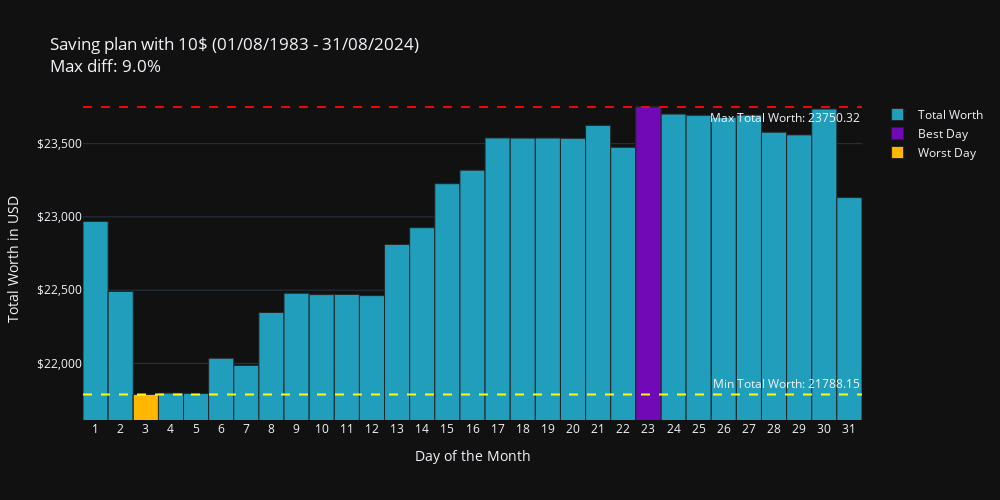
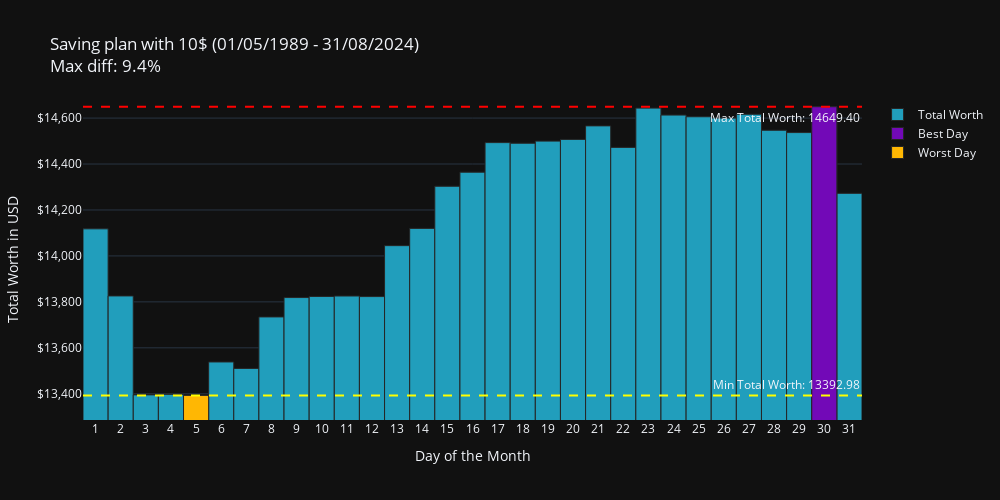

The code cell stored with these charts, in order, in its notebook:
### Markdown cell above
# Check multiple results with the same end date

Check whether day are the same for different periods.

### Code cell
starts = [date(1983,8,1), date(1989,5,1), date(1991,3,1), date(2003,10,1), date(2008,1,1), date(2020,11,1)]
end = (date(2024,8,31))


for start in starts:
    fig = plot_total_worth(
        df=df,
        invest_amount=10,
        period=(start, end),
        title="Saving plan with 10$"
    )
    fig.show()
    fig.write_image(f"assets/same_end_with_{start}.png")

### Figure 1 — Plotly figure (JSON) as saved in the notebook; plotly's stock layout.template omitted (floating-point values rounded to 4 significant figures)
{"data": [{"name": "Total Worth", "type": "bar", "x": [1, 2, 3, 4, 5, 6, 7, 8, 9, 10, 11, 12, 13, 14, 15, 16, 17, 18, 19, 20, 21, 22, 23, 24, 25, 26, 27, 28, 29, 30, 31], "y": [22970.0, 22490.0, 21790.0, 21800.0, 21800.0, 22040.0, 21990.0, 22350.0, 22480.0, 22470.0, 22470.0, 22460.0, 22810.0, 22930.0, 23230.0, 23320.0, 23540.0, 23540.0, 23540.0, 23540.0, 23620.0, 23480.0, 23750.0, 23700.0, 23690.0, 23680.0, 23690.0, 23580.0, 23560.0, 23740.0, 23130.0]}, {"marker": {"color": "#7209b7"}, "name": "Best Day", "type": "bar", "x": [23], "y": [23750.0]}, {"marker": {"color": "#ffb703"}, "name": "Worst Day", "type": "bar", "x": [3], "y": [21790.0]}], "layout": {"annotations": [{"showarrow": false, "text": "Max Total Worth: 23750.32", "x": 1, "xanchor": "right", "xref": "x domain", "y": 23750.0, "yanchor": "top", "yref": "y"}, {"showarrow": false, "text": "Min Total Worth: 21788.15", "x": 1, "xanchor": "right", "xref": "x domain", "y": 21790.0, "yanchor": "bottom", "yref": "y"}], "barmode": "overlay", "height": 500, "shapes": [{"line": {"color": "red", "dash": "dash"}, "type": "line", "x0": 0, "x1": 1, "xref": "x domain", "y0": 23750.0, "y1": 23750.0, "yref": "y"}, {"line": {"color": "yellow", "dash": "dash"}, "type": "line", "x0": 0, "x1": 1, "xref": "x domain", "y0": 21790.0, "y1": 21790.0, "yref": "y"}], "title": {"text": "Saving plan with 10$ (01/08/1983 - 31/08/2024)<br>Max diff: 9.0%"}, "width": 1000, "xaxis": {"tickmode": "array", "tickvals": [1, 2, 3, 4, 5, 6, 7, 8, 9, 10, 11, 12, 13, 14, 15, 16, 17, 18, 19, 20, 21, 22, 23, 24, 25, 26, 27, 28, 29, 30, 31], "title": {"text": "Day of the Month"}}, "yaxis": {"range": [21610.0, 23800.0], "tickformat": "$,.0f", "title": {"text": "Total Worth in USD"}}}}

### Figure 2 — Plotly figure (JSON) as saved in the notebook; plotly's stock layout.template omitted (floating-point values rounded to 4 significant figures)
{"data": [{"name": "Total Worth", "type": "bar", "x": [1, 2, 3, 4, 5, 6, 7, 8, 9, 10, 11, 12, 13, 14, 15, 16, 17, 18, 19, 20, 21, 22, 23, 24, 25, 26, 27, 28, 29, 30, 31], "y": [14120.0, 13830.0, 13400.0, 13400.0, 13390.0, 13540.0, 13510.0, 13730.0, 13820.0, 13820.0, 13830.0, 13820.0, 14040.0, 14120.0, 14300.0, 14360.0, 14490.0, 14490.0, 14500.0, 14510.0, 14570.0, 14470.0, 14640.0, 14610.0, 14610.0, 14600.0, 14620.0, 14550.0, 14540.0, 14650.0, 14270.0]}, {"marker": {"color": "#7209b7"}, "name": "Best Day", "type": "bar", "x": [30], "y": [14650.0]}, {"marker": {"color": "#ffb703"}, "name": "Worst Day", "type": "bar", "x": [5], "y": [13390.0]}], "layout": {"annotations": [{"showarrow": false, "text": "Max Total Worth: 14649.40", "x": 1, "xanchor": "right", "xref": "x domain", "y": 14650.0, "yanchor": "top", "yref": "y"}, {"showarrow": false, "text": "Min Total Worth: 13392.98", "x": 1, "xanchor": "right", "xref": "x domain", "y": 13390.0, "yanchor": "bottom", "yref": "y"}], "barmode": "overlay", "height": 500, "shapes": [{"line": {"color": "red", "dash": "dash"}, "type": "line", "x0": 0, "x1": 1, "xref": "x domain", "y0": 14650.0, "y1": 14650.0, "yref": "y"}, {"line": {"color": "yellow", "dash": "dash"}, "type": "line", "x0": 0, "x1": 1, "xref": "x domain", "y0": 13390.0, "y1": 13390.0, "yref": "y"}], "title": {"text": "Saving plan with 10$ (01/05/1989 - 31/08/2024)<br>Max diff: 9.4%"}, "width": 1000, "xaxis": {"tickmode": "array", "tickvals": [1, 2, 3, 4, 5, 6, 7, 8, 9, 10, 11, 12, 13, 14, 15, 16, 17, 18, 19, 20, 21, 22, 23, 24, 25, 26, 27, 28, 29, 30, 31], "title": {"text": "Day of the Month"}}, "yaxis": {"range": [13290.0, 14680.0], "tickformat": "$,.0f", "title": {"text": "Total Worth in USD"}}}}
